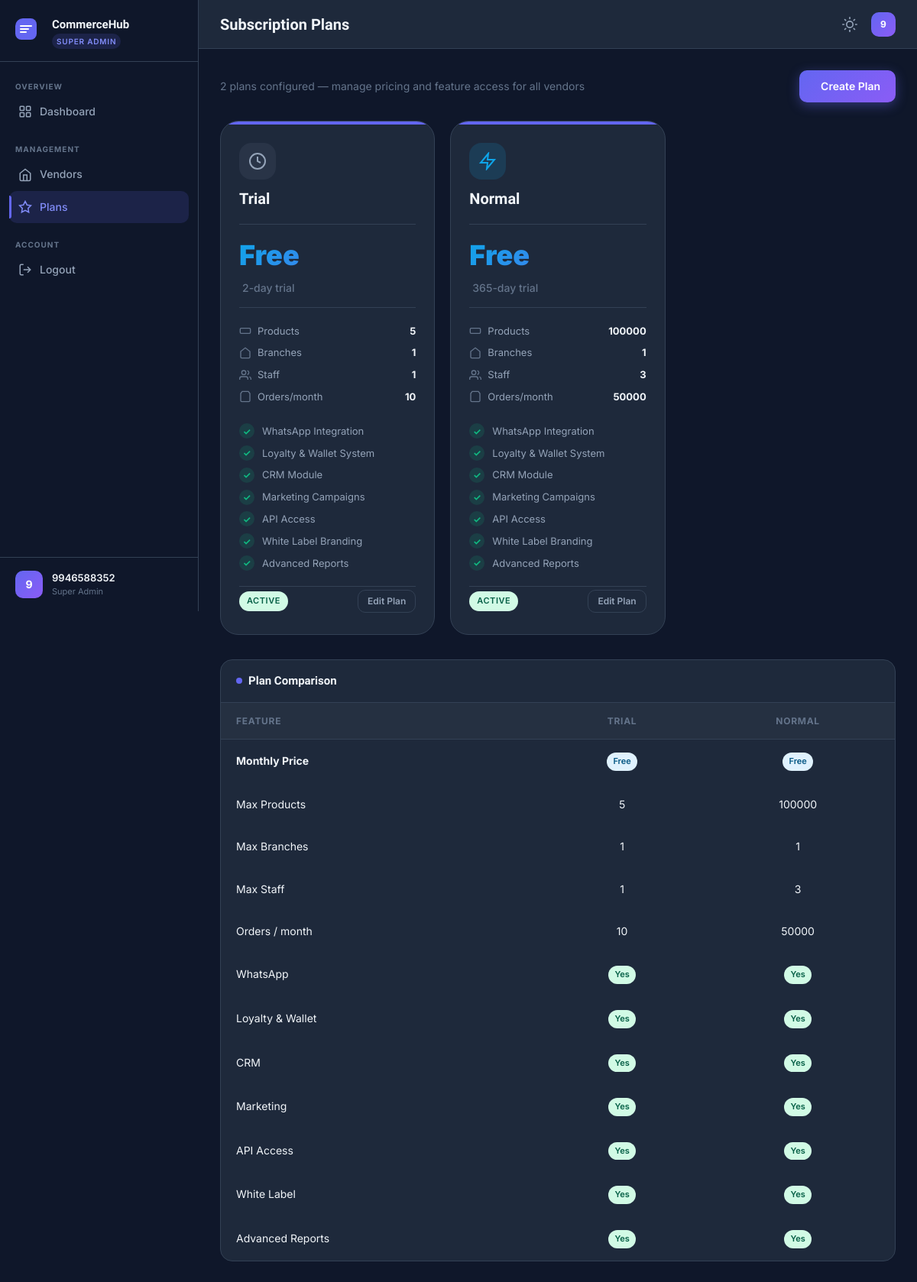
Before: /sadmin/plans/ (signed in) with the older database file.
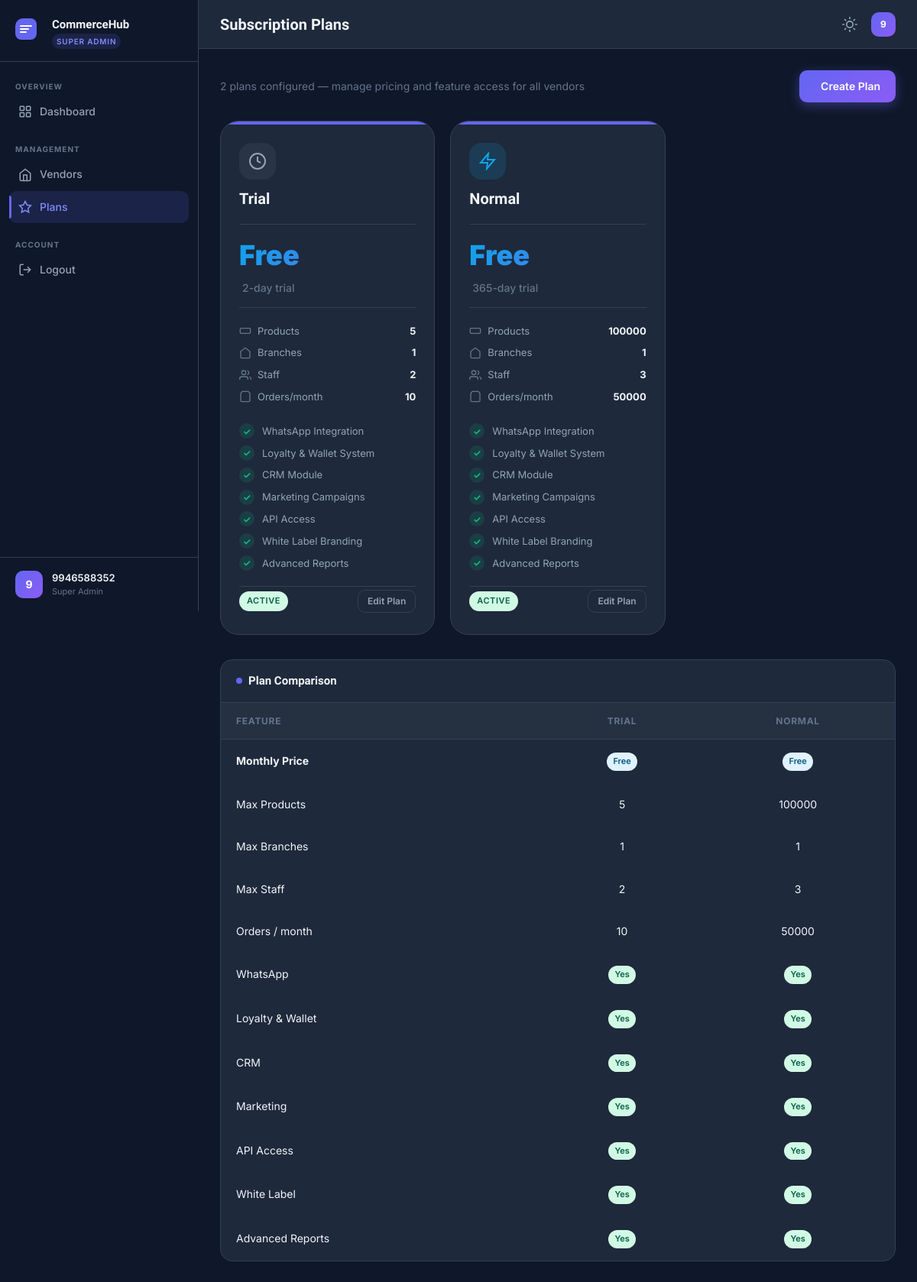
After: the same page with the newer database file.
### tenants/models.py (models this page shows, shortened)
class SubscriptionPlan(TimestampModel):
    PLAN_CHOICES = [
        ('trial', 'Trial'),
        ('starter', 'Starter'),
        ('standard', 'Standard'),
        ('professional', 'Professional'),
        ('enterprise', 'Enterprise'),
    ]
    BILLING_CHOICES = [
        ('monthly', 'Monthly'),
        ('annual', 'Annual'),
        ('lifetime', 'Lifetime'),
    ]
    name = models.CharField(max_length=50)
    plan_type = models.CharField(max_length=20, choices=PLAN_CHOICES, unique=True)
    billing_cycle = models.CharField(max_length=20, choices=BILLING_CHOICES, default='monthly')
    price = models.DecimalField(max_digits=10, decimal_places=2, default=0)
    annual_price = models.DecimalField(max_digits=10, decimal_places=2, default=0)
    trial_days = models.PositiveSmallIntegerField(default=14)
    description = models.TextField(blank=True)
    is_active = models.BooleanField(default=True)
    sort_order = models.PositiveSmallIntegerField(default=0)
    max_products = models.PositiveIntegerField(default=100)
    max_branches = models.PositiveSmallIntegerField(default=1)
    max_staff = models.PositiveSmallIntegerField(default=3)
    max_monthly_orders = models.PositiveIntegerField(default=500)
    has_whatsapp = models.BooleanField(default=False)
    has_loyalty = models.BooleanField(default=False)
    has_crm = models.BooleanField(default=False)
    has_marketing = models.BooleanField(default=False)
    has_api_access = models.BooleanField(default=False)
    has_white_label = models.BooleanField(default=False)
    has_advanced_reports = models.BooleanField(default=False)
    has_analytics = models.BooleanField(default=True)
    has_store_settings = models.BooleanField(default=True)
    has_catalog_management = models.BooleanField(default=True)
    has_order_management = models.BooleanField(default=True)
    has_inventory_management = models.BooleanField(default=True)
    has_organization_management = models.BooleanField(default=True)
    class Meta:
        db_table = 'ch_subscription_plans'
        verbose_name = 'Subscription Plan'
        ordering = ['sort_order']

### adminapp/views.py (the view)
# urls.py: path('plans/', views.PlanListView.as_view(), name='plan_list'),
class PlanListView(SuperAdminRequiredMixin, View):
    template_name = 'admin/plans/list.html'
    def get(self, request):
        plans = SubscriptionPlan.objects.all().order_by('sort_order')
        context = {
            'plans': plans,
            'page_title': 'Subscription Plans',
        }
        return render(request, self.template_name, context)

### accounts/models.py (called while the page is built)
    def get_full_name(self):
        return f'{self.first_name} {self.last_name}'.strip()

    def get_short_name(self):
        return self.first_name or self.phone

### core/context_processors.py (called while the page is built)
def tenant_context(request):
    tenant = getattr(request, 'tenant', None)
    storefront_categories = []
    if tenant:
        try:
            storefront_categories = Category.objects.filter(vendor=tenant, is_active=True).get_cached_trees()
        except Exception:
            storefront_categories = []
    return {
        'current_tenant': tenant,
        'platform_name': getattr(settings, 'PLATFORM_NAME', 'CommerceHub'),
        'platform_domain': getattr(settings, 'PLATFORM_DOMAIN', 'commercehub.in'),
        'storefront_categories': storefront_categories,
    }

### core/mixins.py (called while the page is built)
    def dispatch(self, request, *args, **kwargs):
        if not request.user.is_authenticated:
            return redirect('accounts:admin_login')
        if not request.user.is_super_admin:
            messages.error(request, 'Access denied. Super Admin privileges required.')
            return redirect('accounts:admin_login')
        return super().dispatch(request, *args, **kwargs)

### templates/admin/plans/list.html (shortened to what the changed rows need)
{% extends 'base/admin_base.html' %}
{% load static %}
{% block content %}
<div class="pricing-grid">
    {% for plan in plans %}
    <div class="pricing-card {% if plan.plan_type == 'professional' %}pricing-card-featured{% endif %} {% if not plan.is_active %}pricing-card-inactive{% endif %}">
        <div class="pricing-header">
            <div class="pricing-icon pricing-icon-{{ plan.plan_type }}">
                {% if plan.plan_type == 'trial' %}
                <svg viewBox="0 0 24 24" fill="none" stroke="currentColor" stroke-width="2">
                    <circle cx="12" cy="12" r="10"/><polyline points="12 6 12 12 16 14"/>
                </svg>
                {% elif plan.plan_type == 'starter' %}
                <svg viewBox="0 0 24 24" fill="none" stroke="currentColor" stroke-width="2">
                    <polygon points="13 2 3 14 12 14 11 22 21 10 12 10 13 2"/>
                </svg>
                {% elif plan.plan_type == 'standard' %}
                <svg viewBox="0 0 24 24" fill="none" stroke="currentColor" stroke-width="2">
                    <path d="M12 2l3.09 6.26L22 9.27l-5 4.87 1.18 6.88L12 17.77l-6.18 3.25L7 14.14 2 9.27l6.91-1.01L12 2z"/>
                </svg>
                {% elif plan.plan_type == 'professional' %}
                <svg viewBox="0 0 24 24" fill="none" stroke="currentColor" stroke-width="2">
                    <path d="M12 2l3.09 6.26L22 9.27l-5 4.87 1.18 6.88L12 17.77l-6.18 3.25L7 14.14 2 9.27l6.91-1.01L12 2z"/>
                </svg>
                {% else %}
                <svg viewBox="0 0 24 24" fill="none" stroke="currentColor" stroke-width="2">
                    <rect x="2" y="7" width="20" height="14" rx="2"/><path d="M16 21V5a2 2 0 0 0-2-2h-4a2 2 0 0 0-2 2v16"/>
                </svg>
                {% endif %}
            </div>
            <h3 class="pricing-name">{{ plan.name }}</h3>
        </div>
        <div class="pricing-amount">
            {% if plan.price == 0 %}
            <span class="pricing-price-free">Free</span>
            <span class="pricing-period">{{ plan.trial_days }}-day trial</span>
            {% endif %}
        </div>
        <div class="pricing-limits">
            <div class="limit-row">
                <svg class="limit-icon" viewBox="0 0 24 24" fill="none" stroke="currentColor" stroke-width="2">
                    <path d="M20 7H4a2 2 0 0 0-2 2v6a2 2 0 0 0 2 2h16a2 2 0 0 0 2-2V9a2 2 0 0 0-2-2z"/>
                </svg>
                <span class="limit-label">Products</span>
                <span class="limit-value">{% if plan.max_products >= 999999 %}Unlimited{% else %}{{ plan.max_products }}{% endif %}</span>
            </div>
            <div class="limit-row">
                <svg class="limit-icon" viewBox="0 0 24 24" fill="none" stroke="currentColor" stroke-width="2">
                    <path d="M3 9l9-7 9 7v11a2 2 0 0 1-2 2H5a2 2 0 0 1-2-2z"/>
                </svg>
                <span class="limit-label">Branches</span>
                <span class="limit-value">{% if plan.max_branches >= 999 %}Unlimited{% else %}{{ plan.max_branches }}{% endif %}</span>
            </div>
            <div class="limit-row">
                <svg class="limit-icon" viewBox="0 0 24 24" fill="none" stroke="currentColor" stroke-width="2">
                    <path d="M17 21v-2a4 4 0 0 0-4-4H5a4 4 0 0 0-4 4v2"/><circle cx="9" cy="7" r="4"/>
                    <path d="M23 21v-2a4 4 0 0 0-3-3.87"/><path d="M16 3.13a4 4 0 0 1 0 7.75"/>
                </svg>
                <span class="limit-label">Staff</span>
                <span class="limit-value">{% if plan.max_staff >= 999 %}Unlimited{% else %}{{ plan.max_staff }}{% endif %}</span>
            </div>
            <div class="limit-row">
                <svg class="limit-icon" viewBox="0 0 24 24" fill="none" stroke="currentColor" stroke-width="2">
                    <path d="M6 2L3 6v14a2 2 0 0 0 2 2h14a2 2 0 0 0 2-2V6l-3-4z"/>
                </svg>
                <span class="limit-label">Orders/month</span>
                <span class="limit-value">{% if plan.max_monthly_orders >= 999999 %}Unlimited{% else %}{{ plan.max_monthly_orders }}{% endif %}</span>
            </div>
        </div>
        <ul class="pricing-features">
            <li class="feature-item {% if plan.has_whatsapp %}feature-on{% else %}feature-off{% endif %}">
                <span class="feature-check">{% if plan.has_whatsapp %}&#10003;{% else %}&times;{% endif %}</span>
                WhatsApp Integration
            </li>
            <li class="feature-item {% if plan.has_loyalty %}feature-on{% else %}feature-off{% endif %}">
                <span class="feature-check">{% if plan.has_loyalty %}&#10003;{% else %}&times;{% endif %}</span>
                Loyalty &amp; Wallet System
            </li>
            <li class="feature-item {% if plan.has_crm %}feature-on{% else %}feature-off{% endif %}">
                <span class="feature-check">{% if plan.has_crm %}&#10003;{% else %}&times;{% endif %}</span>
                CRM Module
            </li>
            <li class="feature-item {% if plan.has_marketing %}feature-on{% else %}feature-off{% endif %}">
                <span class="feature-check">{% if plan.has_marketing %}&#10003;{% else %}&times;{% endif %}</span>
                Marketing Campaigns
            </li>
            <li class="feature-item {% if plan.has_api_access %}feature-on{% else %}feature-off{% endif %}">
                <span class="feature-check">{% if plan.has_api_access %}&#10003;{% else %}&times;{% endif %}</span>
                API Access
            </li>
            <li class="feature-item {% if plan.has_white_label %}feature-on{% else %}feature-off{% endif %}">
                <span class="feature-check">{% if plan.has_white_label %}&#10003;{% else %}&times;{% endif %}</span>
                White Label Branding
            </li>
            <li class="feature-item {% if plan.has_advanced_reports %}feature-on{% else %}feature-off{% endif %}">
                <span class="feature-check">{% if plan.has_advanced_reports %}&#10003;{% else %}&times;{% endif %}</span>
                Advanced Reports
            </li>
        </ul>
        <div class="pricing-footer" style="display: flex; justify-content: space-between; align-items: center;">
            <span class="status-badge {% if plan.is_active %}status-approved{% else %}status-suspended{% endif %}">
                {% if plan.is_active %}Active{% else %}Inactive{% endif %}
            </span>
            <a href="{% url 'adminapp:plan_edit' plan.pk %}" class="btn btn-outline" style="padding: 4px 12px; font-size: 12px;">Edit Plan</a>
        </div>
    </div>
    {% endfor %}
</div>
{% if plans %}
<div class="data-card" style="margin-top: 32px;">
    <div class="table-wrapper">
        <table class="data-table">
            <thead>
                <tr>
                    <th>Feature</th>
                    {% for plan in plans %}<th style="text-align:center">{{ plan.name }}</th>{% endfor %}
                </tr>
            </thead>
            <tbody>
                <tr>
                    {% for plan in plans %}
                    <td style="text-align:center">
                        {% if plan.price == 0 %}
                        <span class="badge badge-info">Free</span>
                        {% else %}
                        <strong>&#8377;{{ plan.price }}</strong>
                        {% endif %}
                    </td>
                    {% endfor %}
                </tr>
                <tr>
                    <td>Max Products</td>
                    {% for plan in plans %}<td style="text-align:center">{% if plan.max_products >= 999999 %}&infin;{% else %}{{ plan.max_products }}{% endif %}</td>{% endfor %}
                </tr>
                <tr>
                    <td>Max Branches</td>
                    {% for plan in plans %}<td style="text-align:center">{% if plan.max_branches >= 999 %}&infin;{% else %}{{ plan.max_branches }}{% endif %}</td>{% endfor %}
                </tr>
                <tr>
                    <td>Max Staff</td>
                    {% for plan in plans %}<td style="text-align:center">{% if plan.max_staff >= 999 %}&infin;{% else %}{{ plan.max_staff }}{% endif %}</td>{% endfor %}
                </tr>
                <tr>
                    <td>Orders / month</td>
                    {% for plan in plans %}<td style="text-align:center">{% if plan.max_monthly_orders >= 999999 %}&infin;{% else %}{{ plan.max_monthly_orders }}{% endif %}</td>{% endfor %}
                </tr>
                <tr>
                    {% for plan in plans %}<td style="text-align:center">{% if plan.has_whatsapp %}<span class="badge badge-success">Yes</span>{% else %}&mdash;{% endif %}</td>{% endfor %}
                </tr>
                <tr>
                    {% for plan in plans %}<td style="text-align:center">{% if plan.has_loyalty %}<span class="badge badge-success">Yes</span>{% else %}&mdash;{% endif %}</td>{% endfor %}
                </tr>
                <tr>
                    {% for plan in plans %}<td style="text-align:center">{% if plan.has_crm %}<span class="badge badge-success">Yes</span>{% else %}&mdash;{% endif %}</td>{% endfor %}
                </tr>
                <tr>
                    {% for plan in plans %}<td style="text-align:center">{% if plan.has_marketing %}<span class="badge badge-success">Yes</span>{% else %}&mdash;{% endif %}</td>{% endfor %}
                </tr>
                <tr>
                    {% for plan in plans %}<td style="text-align:center">{% if plan.has_api_access %}<span class="badge badge-success">Yes</span>{% else %}&mdash;{% endif %}</td>{% endfor %}
                <tr>
                    {% for plan in plans %}<td style="text-align:center">{% if plan.has_white_label %}<span class="badge badge-success">Yes</span>{% else %}&mdash;{% endif %}</td>{% endfor %}
                </tr>
                <tr>
                    {% for plan in plans %}<td style="text-align:center">{% if plan.has_advanced_reports %}<span class="badge badge-success">Yes</span>{% else %}&mdash;{% endif %}</td>{% endfor %}
                </tr>
            </tbody>
        </table>
    </div>
</div>
{% endif %}
{% endblock %}

Changed rows visible on the page:
changed SubscriptionPlan "Trial": max_staff "1" → "2"
